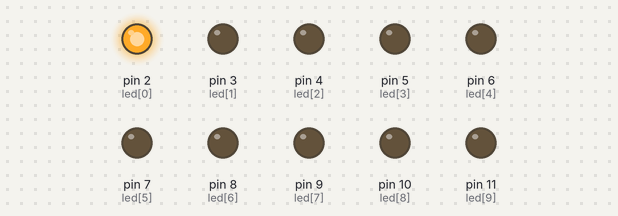
A sketch run on a simulated Arduino Uno, built with avr-gcc and run on an emulated ATmega328P. On the bench: output pins drawn as LEDs (lit = HIGH).

Above: at 0.5 s.
At 2.5 s:
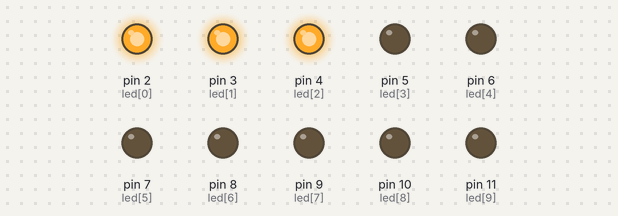
At 5.5 s:
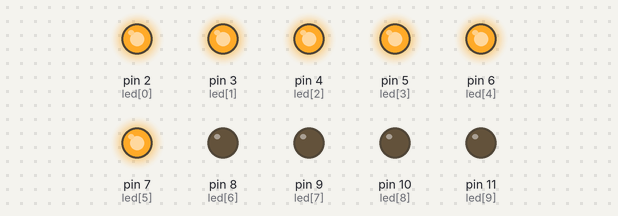
At 12.5 s:
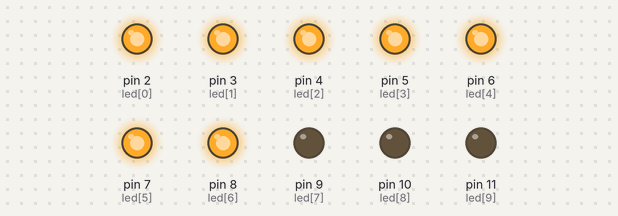
At 17.5 s:
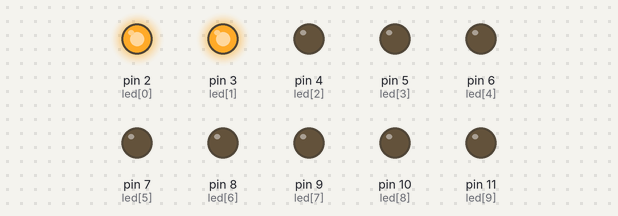
At 24.5 s:
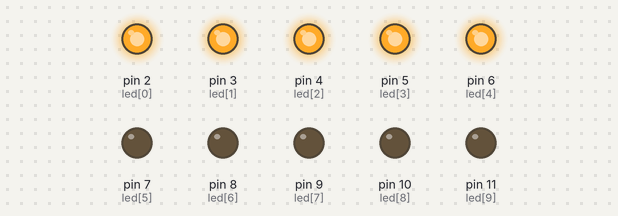
Timing chart, 0 to 26.0 s (numbered marks = the images above):
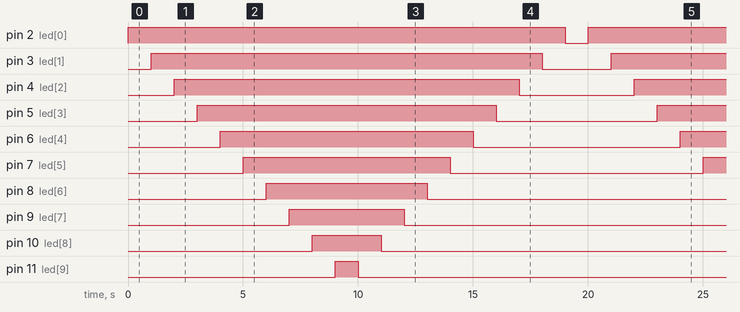

The sketch:

Exercicio_2.ino
```cpp
const int led[] = {2, 3, 4, 5, 6, 7, 8, 9, 10, 11};
void setup() {
  // put your setup code here, to run once:
  for(int x = 0; x < 10; x++){
    pinMode(led[x], OUTPUT);
  }
}

void loop() {
  // put your main code here, to run repeatedly:
for(int x = 0; x < 10; x++){
  digitalWrite(led[x], HIGH);
  delay(1000);
}
for(int x = 9; x >= 0; x--){
  digitalWrite(led[x], LOW);
  delay(1000);
}
}
```

Measured:
- by itself, pin 2 (led[0]): alternates HIGH for 19.0 s and LOW for 1.0 s
- by itself, pin 3 (led[1]): alternates HIGH for 17.0 s and LOW for 3.0 s
- by itself, pin 4 (led[2]): alternates HIGH for 15.0 s and LOW for 5.0 s
- by itself, pin 5 (led[3]): alternates HIGH for 13.0 s and LOW for 7.0 s
- by itself, pin 6 (led[4]): alternates HIGH for 11.0 s and LOW for 9.0 s
- by itself, pin 7 (led[5]): alternates HIGH for 9.0 s and LOW for 11.0 s
- by itself, pin 8 (led[6]): alternates HIGH for 7.0 s and LOW for 13.0 s
- by itself, pin 9 (led[7]): alternates HIGH for 5.0 s and LOW for 15.0 s
